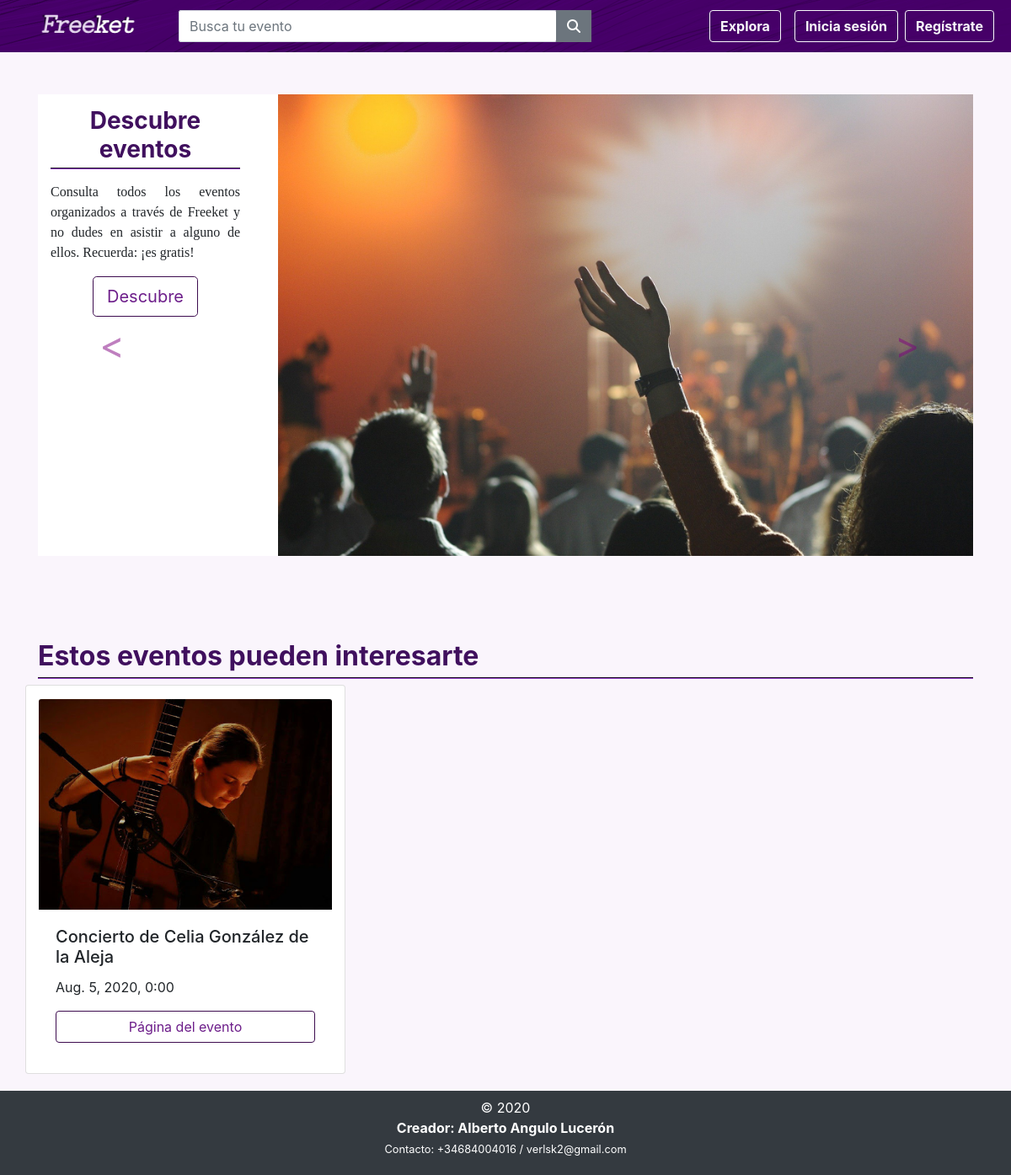
The app's page /, older data.
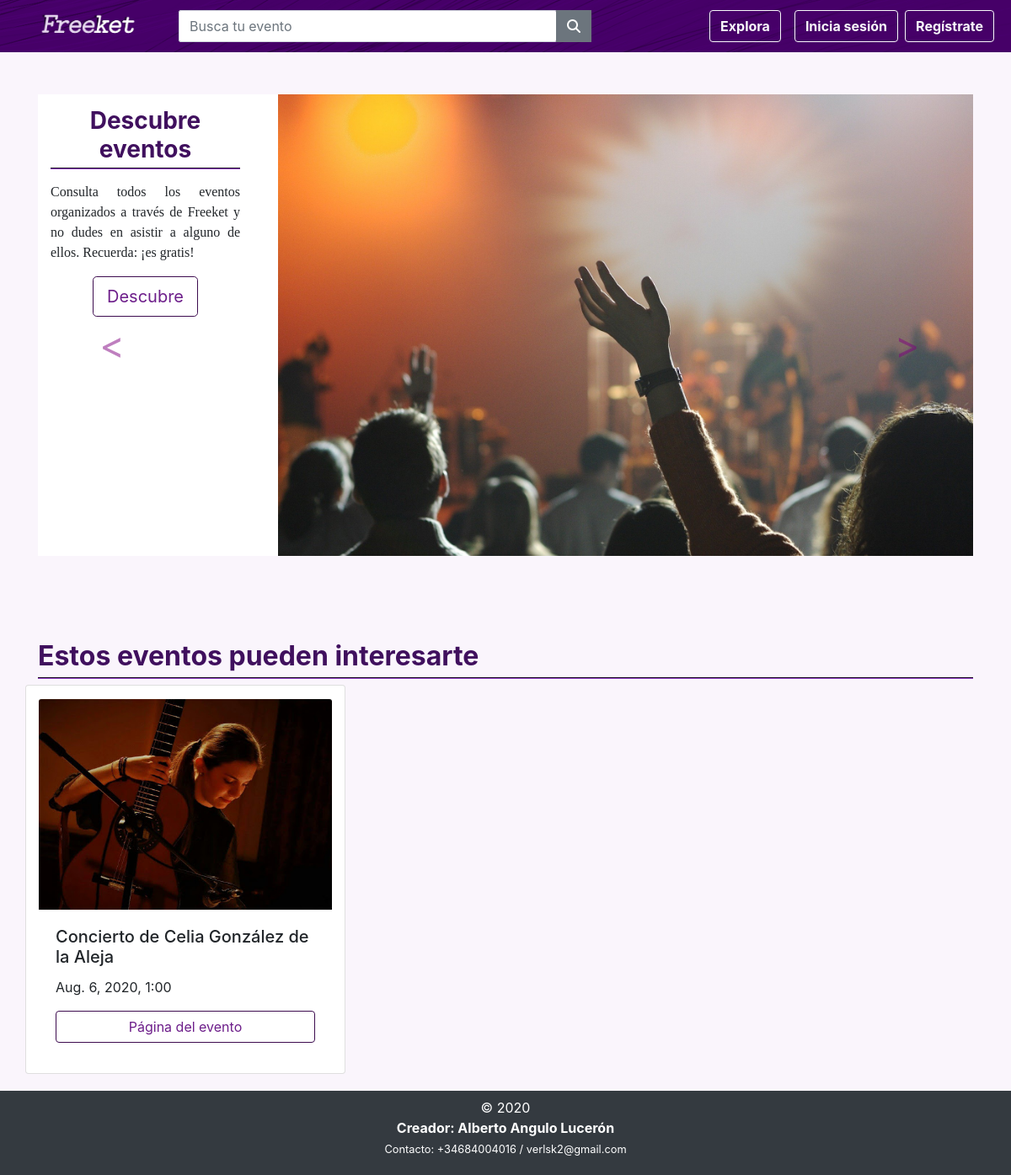
The same page, newer data.
### freeketapp/models.py (models this page shows)
class Evento(models.Model):
    id = models.UUIDField(null=False, primary_key=True, default=uuid.uuid4)
    titulo = models.CharField(max_length=50)
    descripcion = models.CharField(max_length=20000, default="")
    url_id = models.CharField(max_length=100, default='default')
    fecha = models.DateField()
    hora = models.CharField(max_length=5)
    numero_entradas_inicial = models.IntegerField(default=1)
    numero_entradas_actual = models.IntegerField(default=1)
    max_entradas_user = models.IntegerField()
    ciudad = models.CharField(max_length=50, default='')
    direccion = models.CharField(max_length=100, default='')
    cpostal = models.CharField(max_length=20, default='')
    key = models.CharField(max_length=100, default='default')
    organizador = models.ForeignKey(Organizador, on_delete=models.CASCADE, default=1)
    fecha_creacion = models.DateField(default=date.today())
    visitas = models.IntegerField(default=0)
    img = models.ImageField(upload_to='m', blank=True)
    objects = models.Manager()

### freeketapp/views/views.py (the view)
# urls.py: path('', views.index, name='index'),
def index(request):
    context = {}
    if request.user.is_authenticated:
        context = get_context(request)
        if context['profile'] == 'org':
            return redirect('organizador')
    else:
        context['islogged'] = 'n'
    eventos = Evento.objects.order_by('-visitas')
    eventos = eventos.filter(fecha__gte=strftime("%Y-%m-%d", localtime(time())), numero_entradas_actual__gte=1)[:3]
    context['eventos'] = eventos
    return render(request, "freeketapp/base.html", context)

### freeketapp/templates/freeketapp/base.html (shortened to what the changed rows need)
<!DOCTYPE html>
<html lang="es">
<head>
    <link href="https://stackpath.bootstrapcdn.com/bootstrap/4.4.1/css/bootstrap.min.css"
 rel="stylesheet">
    {% load static %}
    {% load static %}
    <link href="{% static 'freeketapp/jquery.timepicker.css' %}" rel="stylesheet">
    {% load static %}
    <link href="{% static 'freeketapp/style.css' %}" rel="stylesheet" type="text/css">
    <link href="//code.jquery.com/ui/1.12.1/themes/base/jquery-ui.css" rel="stylesheet">
</head>
<body>
{% block header %}
    {% load static %}
{% endblock %}
<div class="wrapper">
{% block contenido %}
    <div class="container contEventosIni">
        <h2 class="titCar">Estos eventos pueden interesarte</h2>
        <div class="row">
            {% for evento in eventos %}
            <div class="card col-md-4 py-3 " style="width: 100%">
                <img alt="Card image cap" class="card-img-top" src="{{ evento.img.url }}">
                <div class="card-body d-flex flex-column">
                    <h5 class="card-title">{{ evento.titulo }}</h5>
                    <p class="card-text">{{ evento.fecha }}, {{ evento.hora }}</p>
                    <a class="btn btn-outline-light btnOrg mt-auto stretched-link" href="/evento/{{ evento.url_id }}">Página
                        del evento</a>
                </div>
            </div>
            {% endfor %}
        </div>
    </div>
    </div>
    {% endblock %}
    {% load static %}
    {% load static %}
    {% load static %}
</body>
</html>

Row changes from the older to the newer data that the page shows:
changed Evento "Concierto de Celia González de la Aleja": fecha "Aug. 5, 2020" → "Aug. 6, 2020"; hora "0:00" → "1:00"
